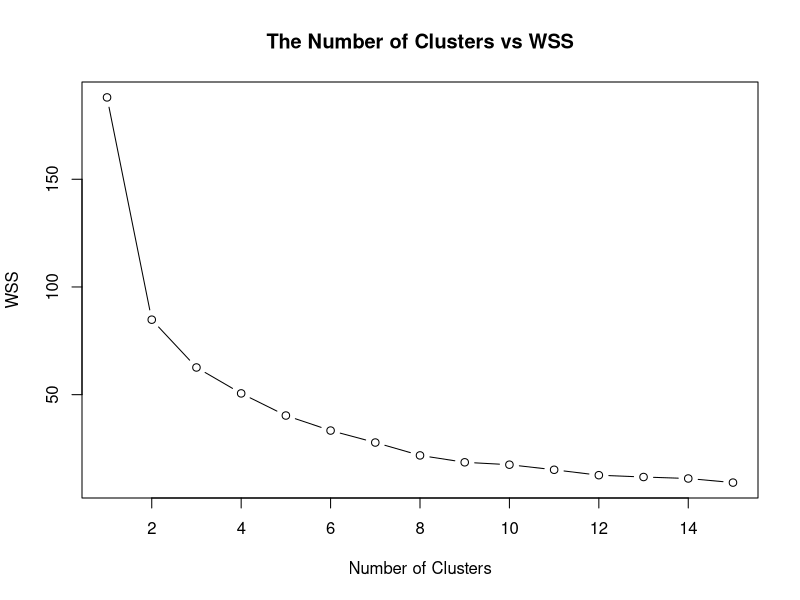
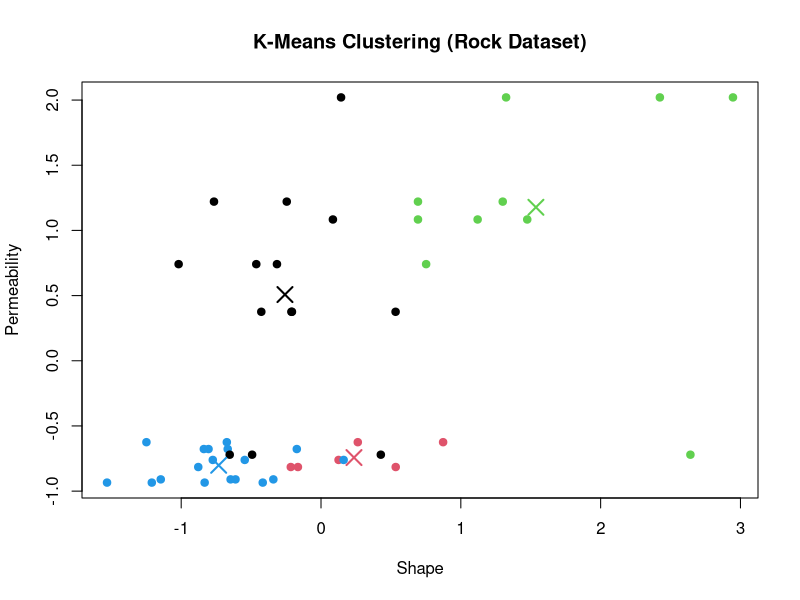

Write the R code that produced these figures, in order.
# Code for k-Means Model in R with kmeans()


# Step 1. Load the dataset

## Load
data(rock)

## Preview the dataset
head(rock)

## View the structure of the dataset
str(rock)


# ---------------------------------------------


# Step 2. Normalise the data

## Scale
rock_scaled <- scale(rock)

## Check the results
summary(rock_scaled)


# ---------------------------------------------


# Step 3. Find the optimal k

## Initialise a vector for within cluster sum of squares (wss)
wss <- numeric(15)

## For-loop through the wss
for (k in 1:15) {
  
  ## Try the k
  km <- kmeans(rock_scaled,
               centers = k,
               nstart = 20)
  
  ## Get WSS for the k
  wss[k] <- km$tot.withinss
}

## Plot the wss
plot(1:15,
     wss,
     type = "b",
     main = "The Number of Clusters vs WSS",
     xlab = "Number of Clusters",
     ylab = "WSS")

## Set optiomal k = 4
opt_k <- 4


# ---------------------------------------------


# Step 4. Train the model

## Set see for reproducibility
set.seed(500)

## Train the model
km <- kmeans(rock_scaled,
             centers = opt_k,
             nstart = 20)

## Print the model
print(km)

## Print the table
table(km$cluster)


# ---------------------------------------------


# Step 5. Visualise the clusters

## Create a plot
plot(rock_scaled[, c("shape", "perm")], 
     col = km$cluster,
     pch = 19,
     main = "K-Means Clustering (Rock Dataset)",
     xlab = "Shape",
     ylab = "Permeability")

## Add cluster centers
points(km$centers[, c("shape", "perm")], 
       col = 1:4,
       pch = 4,
       cex = 2,
       lwd = 2)
